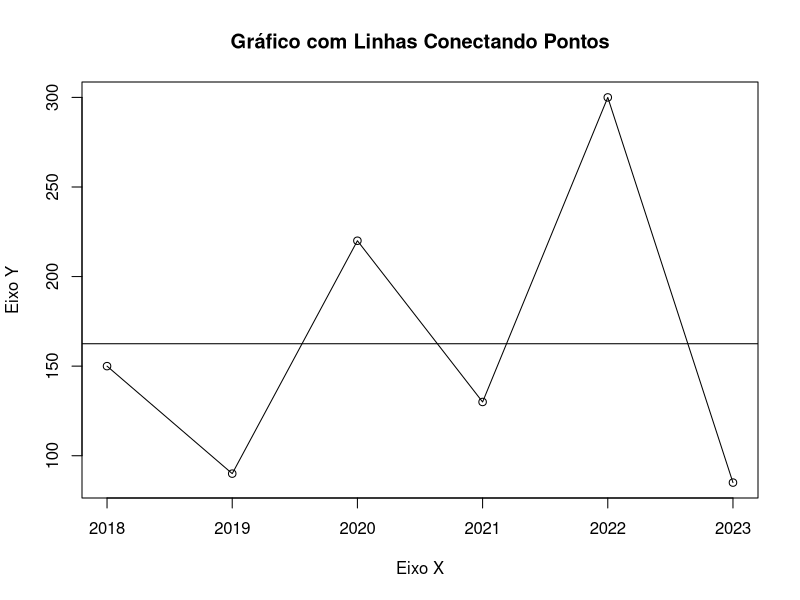

This figure's R source:
## ---- chunk 1
library(readxl)
dados = read_xlsx('tab.xlsx')
library(knitr)
kable(dados)

## ---- chunk 2
plot(dados$C1, dados$C3, type = "p", xlab = "Eixo X", ylab = "Eixo Y", main = "Gráfico com Linhas Conectando Pontos")
lines(dados$C1, dados$C3)
abline(h=mean(dados$C3))
mean(dados$C3)
